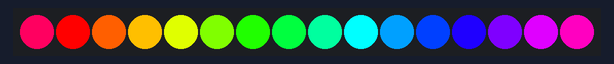
A sketch run on a simulated Arduino Uno, built with avr-gcc and run on an emulated ATmega328P. Shown: 16 RGB LEDs in strip order, left to right.

Above: at 0.39 s.
At 1.64 s:
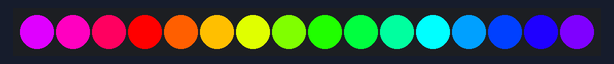
At 2.89 s:
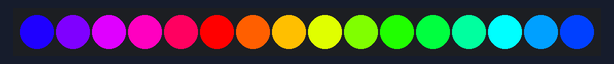
At 5.38 s:
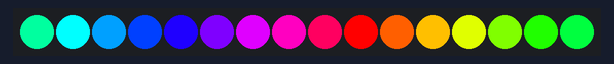
At 7.87 s:
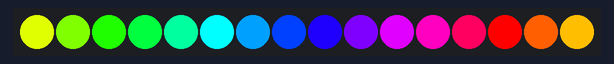
At 10.05 s:
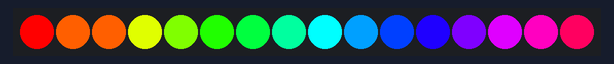

Measured:
- by itself, everything shown: repeats every 10.0 s, in 32 steps

The sketch:

neopix.ino
```cpp
#include <Adafruit_NeoPixel.h>
#ifdef __AVR__
#include <avr/power.h>
#endif

#define PIN        6

#define NUMPIXELS 16

int x;
int i = 0;
Adafruit_NeoPixel pixels(NUMPIXELS, PIN, NEO_GRB + NEO_KHZ800);

#define DELAYVAL 500

void setup() {

#if defined(__AVR_ATtiny85__) && (F_CPU == 16000000)
  clock_prescale_set(clock_div_1);
#endif
Serial.begin(9600);
Serial.setTimeout(1);


  pixels.begin();
}

void loop() {
  i++;
  if (i > 256){
    i = 0;
  }
    pixels.setPixelColor(((i + 1) % 16), pixels.Color(255 , 95 , 0));
    pixels.show();
    delay(10);
    pixels.setPixelColor(((i + 2) % 16), pixels.Color(255 , 191 , 0));
    pixels.show();
    delay(10);
    pixels.setPixelColor(((i + 3) % 16), pixels.Color(224 , 255 , 0));
    pixels.show();
    delay(10);
    pixels.setPixelColor(((i + 4) % 16), pixels.Color(128 , 255 , 0));
    pixels.show();
    delay(10);
    pixels.setPixelColor(((i + 5) % 16), pixels.Color(32 , 255 , 0));
    pixels.show();
    delay(10);
    pixels.setPixelColor(((i + 6) % 16), pixels.Color(0 , 255 , 63));
    pixels.show();
    delay(10);
    pixels.setPixelColor(((i + 7) % 16), pixels.Color(0 , 255 , 159));
    pixels.show();
    delay(10);
    pixels.setPixelColor(((i + 8) % 16), pixels.Color(0 , 255 , 255));
    pixels.show();
    delay(10);
    pixels.setPixelColor(((i + 9) % 16), pixels.Color(0 , 160 , 255));
    pixels.show();
    delay(10);
    pixels.setPixelColor(((i + 10) % 16), pixels.Color(0 , 64 , 255));
    pixels.show();
    delay(10);
    pixels.setPixelColor(((i + 11) % 16), pixels.Color(31 , 0 , 255));
    pixels.show();
    delay(10);
    pixels.setPixelColor(((i + 12) % 16), pixels.Color(127 , 0 , 255));
    pixels.show();
    delay(10);
    pixels.setPixelColor(((i + 13) % 16), pixels.Color(223 , 0 , 255));
    pixels.show();
    delay(10);
    pixels.setPixelColor(((i + 14) % 16), pixels.Color(255 , 0 , 192));
    pixels.show();
    delay(10);
    pixels.setPixelColor(((i + 15) % 16), pixels.Color(255 , 0 , 96));
    pixels.show();
    delay(10);
    pixels.setPixelColor(((i + 16) % 16), pixels.Color(255 , 0 , 0));
    pixels.show();
    delay(10);
    delay(450);


}
```
